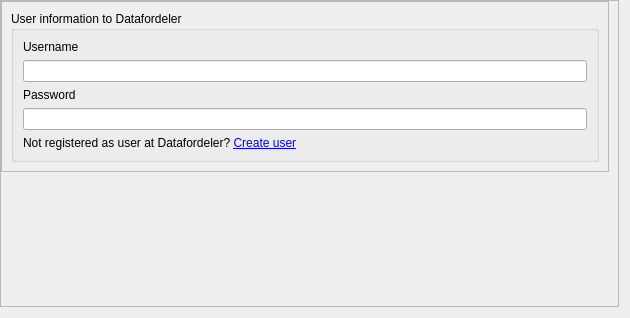
<?xml version="1.0" encoding="UTF-8"?>
<ui version="4.0">
 <class>s</class>
 <widget class="QWidget" name="s">
  <property name="geometry">
   <rect>
    <x>0</x>
    <y>0</y>
    <width>630</width>
    <height>318</height>
   </rect>
  </property>
  <property name="windowTitle">
   <string>Datafordeler - Settings</string>
  </property>
  <layout class="QGridLayout" name="gridLayout">
   <property name="leftMargin">
    <number>0</number>
   </property>
   <property name="topMargin">
    <number>0</number>
   </property>
   <item row="0" column="0">
    <widget class="QScrollArea" name="scrollArea">
     <property name="sizePolicy">
      <sizepolicy hsizetype="Expanding" vsizetype="Expanding">
       <horstretch>0</horstretch>
       <verstretch>0</verstretch>
      </sizepolicy>
     </property>
     <property name="frameShadow">
      <enum>QFrame::Raised</enum>
     </property>
     <property name="lineWidth">
      <number>0</number>
     </property>
     <property name="widgetResizable">
      <bool>true</bool>
     </property>
     <property name="alignment">
      <set>Qt::AlignLeading|Qt::AlignLeft|Qt::AlignTop</set>
     </property>
     <widget class="QWidget" name="scrollAreaWidgetContents_7">
      <property name="geometry">
       <rect>
        <x>0</x>
        <y>0</y>
        <width>619</width>
        <height>165</height>
       </rect>
      </property>
      <property name="sizePolicy">
       <sizepolicy hsizetype="Preferred" vsizetype="Fixed">
        <horstretch>0</horstretch>
        <verstretch>0</verstretch>
       </sizepolicy>
      </property>
      <layout class="QGridLayout" name="gridLayout_2">
       <property name="leftMargin">
        <number>0</number>
       </property>
       <property name="topMargin">
        <number>0</number>
       </property>
       <item row="0" column="0">
        <widget class="QFrame" name="frame">
         <property name="sizePolicy">
          <sizepolicy hsizetype="Preferred" vsizetype="Fixed">
           <horstretch>0</horstretch>
           <verstretch>0</verstretch>
          </sizepolicy>
         </property>
         <property name="frameShape">
          <enum>QFrame::StyledPanel</enum>
         </property>
         <property name="frameShadow">
          <enum>QFrame::Raised</enum>
         </property>
         <layout class="QVBoxLayout" name="verticalLayout_2">
          <item>
           <widget class="QGroupBox" name="groupBox">
            <property name="title">
             <string>User information to Datafordeler</string>
            </property>
            <layout class="QVBoxLayout" name="verticalLayout">
             <item>
              <widget class="QLabel" name="username_label">
               <property name="text">
                <string>Username</string>
               </property>
              </widget>
             </item>
             <item>
              <widget class="QLineEdit" name="username"/>
             </item>
             <item>
              <widget class="QLabel" name="password_label">
               <property name="text">
                <string>Password</string>
               </property>
              </widget>
             </item>
             <item>
              <widget class="QLineEdit" name="password">
               <property name="autoFillBackground">
                <bool>false</bool>
               </property>
               <property name="inputMask">
                <string notr="true"/>
               </property>
               <property name="echoMode">
                <enum>QLineEdit::Password</enum>
               </property>
              </widget>
             </item>
             <item>
              <widget class="QLabel" name="label">
               <property name="text">
                <string>&lt;html&gt;&lt;head/&gt;&lt;body&gt;&lt;p&gt;Not registered as user at Datafordeler? &lt;a href=&quot;http://download.kortforsyningen.dk//content/opret-mig-som-bruger&quot;&gt;&lt;span style=&quot; text-decoration: underline; color:#0000ff;&quot;&gt;Create user&lt;/span&gt;&lt;/a&gt;&lt;/p&gt;&lt;/body&gt;&lt;/html&gt;</string>
               </property>
               <property name="openExternalLinks">
                <bool>true</bool>
               </property>
              </widget>
             </item>
            </layout>
           </widget>
          </item>
         </layout>
        </widget>
       </item>
      </layout>
     </widget>
    </widget>
   </item>
  </layout>
 </widget>
 <resources/>
 <connections/>
</ui>
